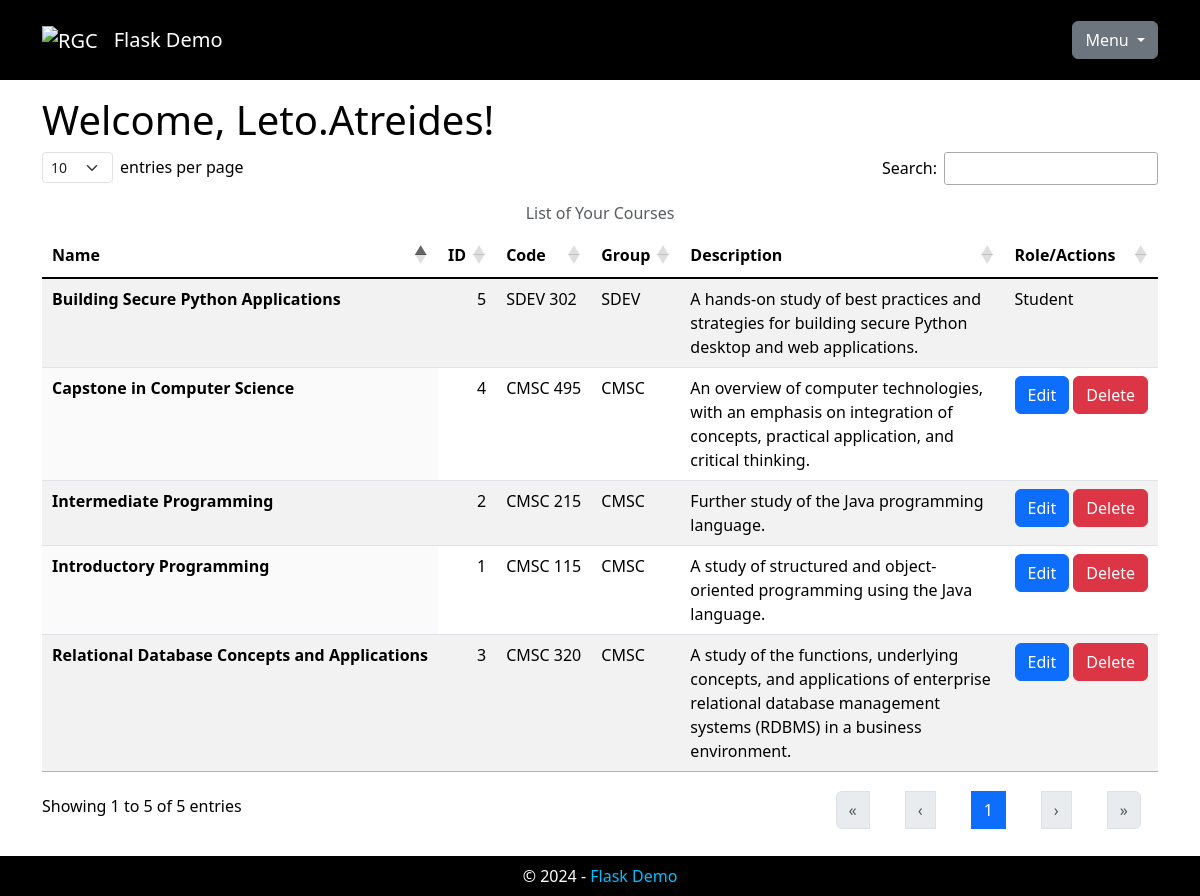
Screenshot of /index (signed in) with the database file from the repository.
### app/models.py (models this page shows, shortened)
class User(UserMixin, db.Model):
    __tablename__ = 'users'
    user_id: Mapped[int] = mapped_column(primary_key=True)
    username: Mapped[str] = mapped_column(
        String(64), index=True, unique=True)
    user_email: Mapped[Optional[str]] = mapped_column(
        String(128), unique=True)
    is_admin: Mapped[bool] = mapped_column()
    password_hash: Mapped[Optional[str]] = mapped_column(
        String(256))
    associations: Mapped[List['Association']] = relationship(
        back_populates='user')
    def get_id(self):
        return self.user_id

class Course(db.Model):
    __tablename__ = 'courses'
    course_id: Mapped[int] = mapped_column(primary_key=True)
    course_name: Mapped[str] = mapped_column(
        String(64), index=True, unique=True)
    course_code: Mapped[str] = mapped_column(
        String(64))
    course_group: Mapped[Optional[str]] = mapped_column(
        String(64))
    course_desc: Mapped[Optional[str]] = mapped_column(
        String(256))
    associations: Mapped[List['Association']] = relationship(
        back_populates='course')

class Role(db.Model):
    __tablename__ = 'roles'
    role_id: Mapped[int] = mapped_column(primary_key=True)
    role_name: Mapped[str] = mapped_column(
        String(64), index=True, unique=True)
    associations: Mapped[List['Association']] = relationship(
        back_populates='role')

### app/main/main_routes.py (the view)
@bp.route('/')
@bp.route('/index')
@login_required
def index():
    _page_title = 'Flask Demo'
    if current_user.is_admin:
        _courses = Course.query.all()
    else:
        _user_id = int(current_user.get_id())
        _courses = db.session.query(
            Course.course_id, Course.course_name, Course.course_code,
            Course.course_group, Course.course_desc,
            Role.role_id, Role.role_name).join(
                Association,
                Course.course_id == Association.course_id).join(
                    Role, Role.role_id == Association.role_id).filter(
                        Association.user_id == _user_id).all()
    _courses = [_courses] if not isinstance(_courses, list) else _courses
    _html = render_template('main/index.html', page_title=_page_title,
                            courses=_courses)
    return _html

### app/models.py (called while the page is built)
@login.user_loader
def load_user(user_id):
    validate_input('user_id', user_id, int)
    return db.session.get(User, user_id)

### app/templates/main/index.html (shortened to what this page needs)
{% extends "base.html" %}
{% block head %}
{{ super() }}
<link rel="stylesheet" type="text/css" href="{{ url_for('static', filename='css/dataTables.dataTables.min.css') }}">
<link rel="stylesheet" type="text/css" href="{{ url_for('static', filename='css/dataTables.bootstrap5.min.css') }}">
{% endblock %}
{% block content %}
{% if current_user.is_anonymous %}
<h1>Welcome!</h1>
<p>You should log in.</p>
{% else %}
<h1>Welcome, {{ current_user.username }}!</h1>
<table id="data-table" class="table table-striped display caption-top">
  <caption class="text-center">List of Your Courses</caption>
  <thead>
    <tr>
      <th scope="col">Name</th>
      <th scope="col">ID</th>
      <th scope="col">Code</th>
      <th scope="col">Group</th>
      <th scope="col">Description</th>
      <th scope="col">Role/Actions</th>
    </tr>
  </thead>
  <tbody class="table-group-divider">
    {% for course in courses %}
    <tr>
      <th scope="row" class="text-nowrap">{{ course.course_name }}</th>
      <td class="text-nowrap">{{ course.course_id }}</td>
      <td class="text-nowrap">{{ course.course_code }}</td>
      <td class="text-nowrap">{{ course.course_group }}</td>
      <td>{{ course.course_desc }}</td>
      {% if current_user.is_admin or (course.role_id | default(0)) <= 2 %}
      <td class="no-sort text-nowrap">
        <a class="btn btn-primary" href="{{ url_for('admin.edit_course', course_id=course.course_id) }}" title="Edit">Edit</a>
        <a class="btn btn-danger" href="{{ url_for('admin.delete_course', course_id=course.course_id) }}" title="Delete">Delete</a>
      </td>
      {% else %}
      <td>{{ course.role_name }}</td>
      {% endif %}
    </tr>
    {% endfor %}
  </tbody>
</table>
{% endif %}
{% endblock %}

### app/static/css/base.css (style rules this page uses)
html { font-family: sans-serif; }
body { margin-top: 10vh !important; }
a { text-decoration: none; }

### rows the page displays
User: username "Leto.Atreides"
Course: course_name "Introductory Programming", course_id "1", course_code "CMSC 115", course_group "CMSC", course_desc "A study of structured and object-oriented programming using the Java language."
Course: course_name "Intermediate Programming", course_id "2", course_code "CMSC 215", course_group "CMSC", course_desc "Further study of the Java programming language."
Course: course_name "Relational Database Concepts and Applications", course_id "3", course_code "CMSC 320", course_group "CMSC", course_desc "A study of the functions, underlying concepts, and applications of enterprise relational database management systems (RDBMS) in a business environment."
Course: course_name "Capstone in Computer Science", course_id "4", course_code "CMSC 495", course_group "CMSC", course_desc "An overview of computer technologies, with an emphasis on integration of concepts, practical application, and critical thinking."
Course: course_name "Building Secure Python Applications", course_id "5", course_code "SDEV 302", course_group "SDEV", course_desc "A hands-on study of best practices and strategies for building secure Python desktop and web applications.", role_name "Student"
